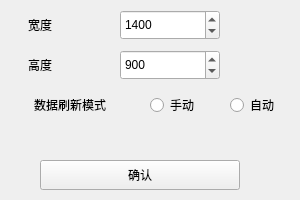
<?xml version="1.0" encoding="UTF-8"?>
<ui version="4.0">
 <class>SetView</class>
 <widget class="QWidget" name="SetView">
  <property name="geometry">
   <rect>
    <x>0</x>
    <y>0</y>
    <width>300</width>
    <height>200</height>
   </rect>
  </property>
  <property name="windowTitle">
   <string>Form</string>
  </property>
  <widget class="QLabel" name="l1">
   <property name="geometry">
    <rect>
     <x>10</x>
     <y>10</y>
     <width>60</width>
     <height>30</height>
    </rect>
   </property>
   <property name="text">
    <string>宽度</string>
   </property>
   <property name="alignment">
    <set>Qt::AlignCenter</set>
   </property>
  </widget>
  <widget class="QLabel" name="l2">
   <property name="geometry">
    <rect>
     <x>10</x>
     <y>50</y>
     <width>60</width>
     <height>30</height>
    </rect>
   </property>
   <property name="text">
    <string>高度</string>
   </property>
   <property name="alignment">
    <set>Qt::AlignCenter</set>
   </property>
  </widget>
  <widget class="QRadioButton" name="UnAutoRadioButton">
   <property name="geometry">
    <rect>
     <x>150</x>
     <y>90</y>
     <width>60</width>
     <height>30</height>
    </rect>
   </property>
   <property name="text">
    <string>手动</string>
   </property>
  </widget>
  <widget class="QRadioButton" name="AutoRadioButton">
   <property name="geometry">
    <rect>
     <x>230</x>
     <y>90</y>
     <width>60</width>
     <height>30</height>
    </rect>
   </property>
   <property name="text">
    <string>自动</string>
   </property>
  </widget>
  <widget class="QLabel" name="l3">
   <property name="geometry">
    <rect>
     <x>10</x>
     <y>90</y>
     <width>120</width>
     <height>30</height>
    </rect>
   </property>
   <property name="text">
    <string>数据刷新模式</string>
   </property>
   <property name="alignment">
    <set>Qt::AlignCenter</set>
   </property>
  </widget>
  <widget class="QPushButton" name="OkBtn">
   <property name="geometry">
    <rect>
     <x>40</x>
     <y>160</y>
     <width>200</width>
     <height>30</height>
    </rect>
   </property>
   <property name="text">
    <string>确认</string>
   </property>
  </widget>
  <widget class="QSpinBox" name="WidthSpinBox">
   <property name="geometry">
    <rect>
     <x>120</x>
     <y>10</y>
     <width>100</width>
     <height>30</height>
    </rect>
   </property>
   <property name="minimum">
    <number>100</number>
   </property>
   <property name="maximum">
    <number>2000</number>
   </property>
   <property name="value">
    <number>1400</number>
   </property>
  </widget>
  <widget class="QSpinBox" name="HeightSpinBox">
   <property name="geometry">
    <rect>
     <x>120</x>
     <y>50</y>
     <width>100</width>
     <height>30</height>
    </rect>
   </property>
   <property name="minimum">
    <number>100</number>
   </property>
   <property name="maximum">
    <number>2000</number>
   </property>
   <property name="value">
    <number>900</number>
   </property>
  </widget>
 </widget>
 <resources/>
 <connections/>
</ui>
